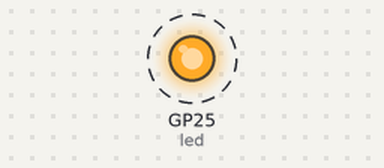
This program was run on a simulated Raspberry Pi Pico running MicroPython. On the bench: output pins drawn as LEDs (lit = HIGH). Dashed ring = blinking. What the program prints to the serial console is not drawn. At 0.6 s the program stops and its outputs stay as they are.

Above: at 0.1 s.
Timing chart, 0 to 2.1 s (numbered marks = the images above):
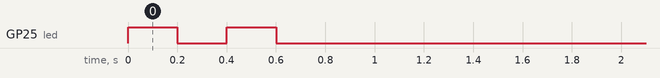

Measured:
- by itself, GP25 (led): alternates HIGH for 0.20 s and LOW for 0.20 s, 4 changes in all, then stays LOW

The program:

main.py
```python
# Runs automatically on boot. Placeholder until phone hardware is wired up.
import time
from machine import Pin

led = Pin("LED", Pin.OUT)

for _ in range(3):
    led.toggle()
    time.sleep(0.2)
led.off()
print("pi-phone: booted")
```
